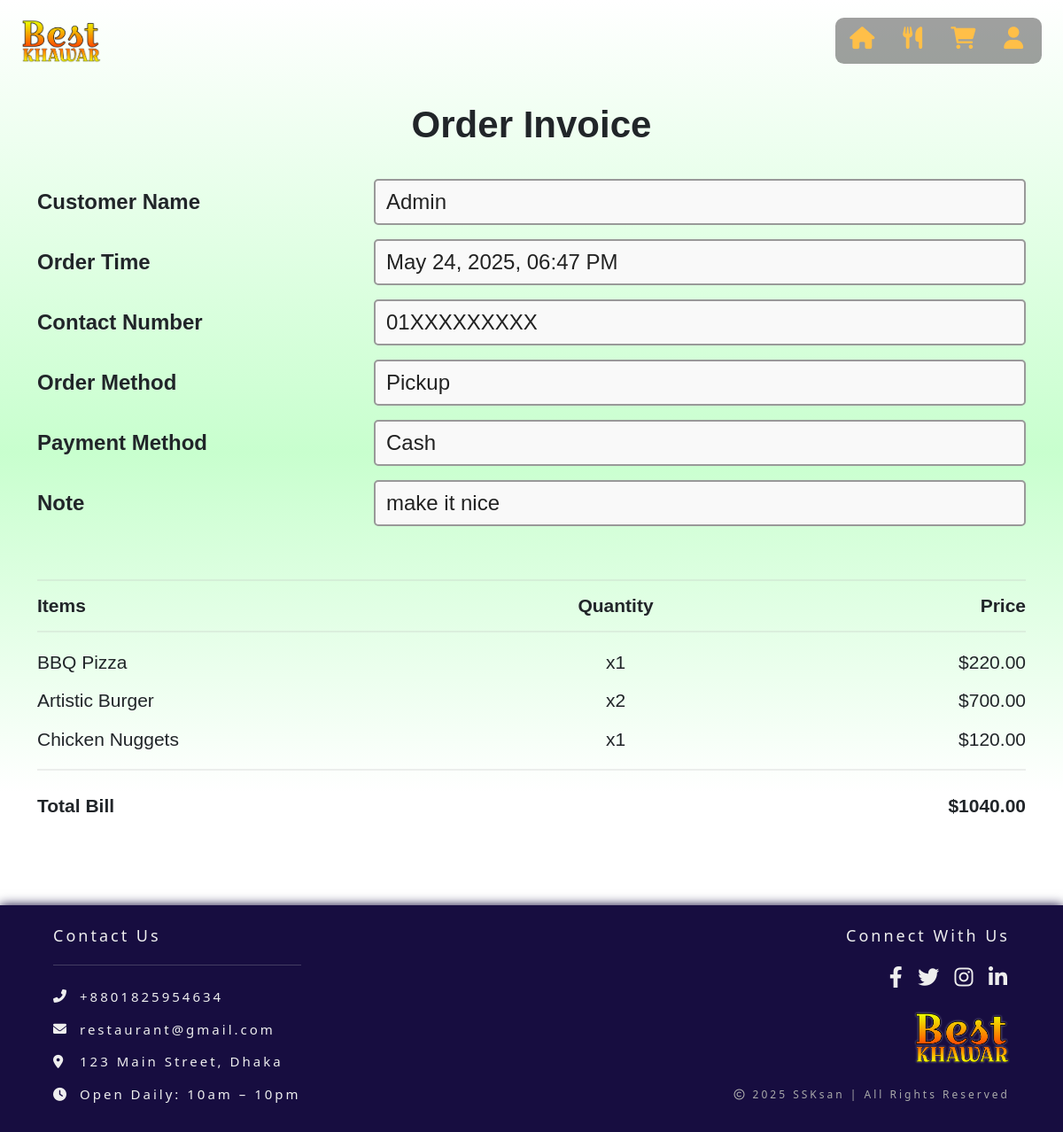
Screenshot of /orders/detail/3 (signed in) with the database file from the repository.
### orders/models.py (models this page shows, shortened)
class Order(models.Model):
    user = models.ForeignKey(User, on_delete=models.CASCADE)
    subtotal = models.DecimalField(max_digits=6, decimal_places=2, default=0)
    charge = models.DecimalField(max_digits=6, decimal_places=2, default=0)
    order_method = models.CharField(
        max_length=20,
        choices=[('delivery', 'Delivery'), ('pickup', 'Pickup')],
        default='delivery'
    )
    payment_method = models.CharField(
        max_length=20,
        choices=[('cash', 'Cash'), ('digital', 'Bkash')],
        default='cash'
    )
    status = models.CharField(
        max_length=20,
        choices=[('pending', 'Pending'), ('completed', 'Completed')],
        default='pending'
    )
    contact = models.CharField(max_length=20)
    address = models.TextField(blank=True, null=True)
    note = models.TextField(blank=True, null=True)
    orderTime = models.DateTimeField(auto_now_add=True)

class Order_item(models.Model):
    order = models.ForeignKey(Order, related_name='ordered_items', on_delete=models.CASCADE)
    item_name = models.CharField(max_length=99)
    item_price = models.DecimalField(max_digits=6, decimal_places=2)
    quantity = models.PositiveIntegerField(default=1)
    @property
    def subtotal(self):
        return self.item_price * self.quantity

### orders/views.py (the view)
# urls.py: path('detail/<int:pk>', views.Order_detail, name='order_detail'),
@login_required
def Order_detail(request, pk):
    order = get_object_or_404(Order, pk=pk, user=request.user)
    return render(request, 'order_details.html', {'order': order})

### orders/templates/order_details.html (shortened to what this page needs)
{% extends "base.html" %}
{% load static %}
{% block style %}
<link rel="stylesheet" href="{% static 'css/order.css' %}">
{% endblock %}
{% block content %}
<div class="container order-container">
  <h2 class="text-center order-title fw-bold">Order Invoice</h2>
  <div class="general-info mb-4">
    <div class="row mb-3">
      <label class="col-4 col-form-label label-text">Customer Name</label>
      <div class="col-8">
        <div class="value-box">{{ order.user.username }}</div>
      </div>
    </div>
    <div class="row mb-3">
      <label class="col-4 col-form-label label-text">Order Time</label>
      <div class="col-8">
        <div class="value-box">{{ order.orderTime|date:"M d, Y, h:i A" }}</div>
      </div>
    </div>
    <div class="row mb-3">
      <label class="col-4 col-form-label label-text">Contact Number</label>
      <div class="col-8">
        <div class="value-box">{{ order.contact }}</div>
      </div>
    </div>
    <div class="row mb-3">
      <label class="col-4 col-form-label label-text">Order Method</label>
      <div class="col-8">
        <div class="value-box text-capitalize">{{ order.order_method }}</div>
      </div>
    </div>
    <div class="row mb-3">
      <label class="col-4 col-form-label label-text">Payment Method</label>
      <div class="col-8">
        <div class="value-box text-capitalize">{{ order.payment_method }}</div>
      </div>
    </div>
    {% if order.note %}
    <div class="row mb-3">
      <label class="col-4 col-form-label label-text">Note</label>
      <div class="col-8">
        <div class="value-box">{{ order.note }}</div>
      </div>
    </div>
    {% endif %}
  </div>
  <div class="item-list">
    <hr class="item-list-line top-line">
    <div class="row fw-bold item-list-row">
      <div class="col-6">Items</div>
      <div class="col-2 text-center">Quantity</div>
      <div class="col-4 text-end">Price</div>
    </div>
    <hr class="item-list-line mid-line">
    {% for item in order.ordered_items.all %}
    <div class="row item-list-row align-items-center">
      <div class="col-6">{{ item.item_name }}</div>
      <div class="col-2 text-center">x{{ item.quantity }}</div>
      <div class="col-4 text-end">${{ item.subtotal|floatformat:2 }}</div>
    </div>
    {% endfor %}
    <hr class="item-list-line bottom-line">
  </div>
  <div class="billing-section">
    <div class="row fw-bold total">
      <div class="col-6">Total Bill</div>
      <div class="col-6 text-end">${{ order.subtotal|add:order.charge|floatformat:2 }}</div>
    </div>
  </div>
</div>
{% endblock %}

### static/css/nav.css (style rules this page uses)
:root { --icon-main-color: #ffbf48; --icon-active-color: #ff8000; --icon-hover-color: #ff3665; --light-color: #fff; --dark-color: #1a1a1a; --dark-faded-color: #1a1a1a69; }
body { margin: 0; padding: 0; font-family: 'Segoe UI', Tahoma, Verdana, sans-serif; }

### static/css/order.css (style rules this page uses)
body { background: linear-gradient(to bottom, #fff 0%, #c8ffce 40%, #fff 70%); }
.order-container { max-width: 90vw; padding-inline: 3vw; padding-block: 2vw 8vw; font-family: Arial, sans-serif; }
.label-text, .value-box { font-size: 2vw !important; }
.item-list, .billing-section { font-size: 1.75vw; }
.order-title { font-size: 3.5vw; margin-bottom: 3vw; }
.label-text { font-weight: 600; white-space: nowrap; display: flex; align-items: center; }
.value-box { border: 2px solid #999; border-radius: 5px; padding: 0.5vw 1vw; text-align: left; min-height: 2vw; background-color: #f9f9f9; color: #222; display: flex; align-items: center; }
.item-list-row { padding-block: 0.5vw; }
.item-list-line { border-top: 2px solid #bbb; }
.top-line { margin-top: 5vw; margin-bottom: 0.5vw; }
.mid-line { margin-top: 0.5vw; margin-bottom: 1vw; }
.bottom-line { margin-top: 1vw; }
.billing-section .row { margin-inline: 0; }
.billing-section .col-6 { padding-inline: 0; }
.billing-section .total { margin-top: 2vw; }

### rows the page displays
Order: user.username "Admin", orderTime "May 24, 2025, 06:47 PM", contact "01XXXXXXXXX", order_method "Pickup", payment_method "Cash", note "make it nice", subtotal|add "1040.00"
Order_item: item_name "BBQ Pizza", quantity "1", subtotal "220.00"
Order_item: item_name "Artistic Burger", quantity "2", subtotal "700.00"
Order_item: item_name "Chicken Nuggets", quantity "1", subtotal "120.00"
